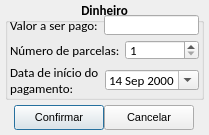
<?xml version="1.0" encoding="UTF-8"?>
<ui version="4.0">
 <class>tela_pagamento_dinheiro</class>
 <widget class="QDialog" name="tela_pagamento_dinheiro">
  <property name="windowModality">
   <enum>Qt::ApplicationModal</enum>
  </property>
  <property name="geometry">
   <rect>
    <x>0</x>
    <y>0</y>
    <width>209</width>
    <height>135</height>
   </rect>
  </property>
  <property name="minimumSize">
   <size>
    <width>209</width>
    <height>135</height>
   </size>
  </property>
  <property name="maximumSize">
   <size>
    <width>209</width>
    <height>135</height>
   </size>
  </property>
  <property name="windowTitle">
   <string>Pagamento</string>
  </property>
  <widget class="QPushButton" name="btn_confirmar">
   <property name="geometry">
    <rect>
     <x>14</x>
     <y>105</y>
     <width>90</width>
     <height>25</height>
    </rect>
   </property>
   <property name="font">
    <font>
     <family>Arial</family>
     <pointsize>8</pointsize>
     <weight>50</weight>
     <bold>false</bold>
    </font>
   </property>
   <property name="styleSheet">
    <string notr="true">background-color: none;</string>
   </property>
   <property name="text">
    <string>Confirmar</string>
   </property>
   <property name="icon">
    <iconset resource="imagens.qrc">
     <normaloff>:/img/img/1345902916_camera_test.png</normaloff>:/img/img/1345902916_camera_test.png</iconset>
   </property>
   <property name="iconSize">
    <size>
     <width>20</width>
     <height>20</height>
    </size>
   </property>
  </widget>
  <widget class="QPushButton" name="btn_cancelar">
   <property name="geometry">
    <rect>
     <x>104</x>
     <y>105</y>
     <width>90</width>
     <height>25</height>
    </rect>
   </property>
   <property name="font">
    <font>
     <family>Arial</family>
     <pointsize>8</pointsize>
     <weight>50</weight>
     <bold>false</bold>
    </font>
   </property>
   <property name="styleSheet">
    <string notr="true">background-color: none;</string>
   </property>
   <property name="text">
    <string>Cancelar</string>
   </property>
   <property name="icon">
    <iconset resource="imagens.qrc">
     <normaloff>:/img/img/1345902747_button_cancel.png</normaloff>:/img/img/1345902747_button_cancel.png</iconset>
   </property>
   <property name="iconSize">
    <size>
     <width>18</width>
     <height>18</height>
    </size>
   </property>
  </widget>
  <widget class="QGroupBox" name="groupBox">
   <property name="geometry">
    <rect>
     <x>5</x>
     <y>0</y>
     <width>199</width>
     <height>100</height>
    </rect>
   </property>
   <property name="font">
    <font>
     <family>Calibri</family>
     <pointsize>10</pointsize>
     <weight>75</weight>
     <bold>true</bold>
    </font>
   </property>
   <property name="title">
    <string>Dinheiro</string>
   </property>
   <property name="alignment">
    <set>Qt::AlignCenter</set>
   </property>
   <widget class="QLabel" name="lb_valor">
    <property name="geometry">
     <rect>
      <x>5</x>
      <y>15</y>
      <width>93</width>
      <height>20</height>
     </rect>
    </property>
    <property name="font">
     <font>
      <weight>50</weight>
      <bold>false</bold>
     </font>
    </property>
    <property name="text">
     <string>Valor a ser pago:</string>
    </property>
   </widget>
   <widget class="QLineEdit" name="le_valor">
    <property name="geometry">
     <rect>
      <x>99</x>
      <y>15</y>
      <width>95</width>
      <height>20</height>
     </rect>
    </property>
    <property name="font">
     <font>
      <weight>50</weight>
      <bold>false</bold>
      <kerning>false</kerning>
     </font>
    </property>
   </widget>
   <widget class="QLabel" name="lb_dia">
    <property name="geometry">
     <rect>
      <x>5</x>
      <y>65</y>
      <width>94</width>
      <height>30</height>
     </rect>
    </property>
    <property name="font">
     <font>
      <weight>50</weight>
      <bold>false</bold>
     </font>
    </property>
    <property name="text">
     <string>Data de início do
pagamento:</string>
    </property>
   </widget>
   <widget class="QLabel" name="lb_numero_parcelas">
    <property name="geometry">
     <rect>
      <x>5</x>
      <y>40</y>
      <width>114</width>
      <height>20</height>
     </rect>
    </property>
    <property name="font">
     <font>
      <weight>50</weight>
      <bold>false</bold>
     </font>
    </property>
    <property name="text">
     <string>Número de parcelas:</string>
    </property>
   </widget>
   <widget class="QSpinBox" name="sb_num_parcelas">
    <property name="geometry">
     <rect>
      <x>120</x>
      <y>40</y>
      <width>74</width>
      <height>20</height>
     </rect>
    </property>
    <property name="font">
     <font>
      <weight>50</weight>
      <bold>false</bold>
      <kerning>false</kerning>
     </font>
    </property>
    <property name="minimum">
     <number>1</number>
    </property>
    <property name="maximum">
     <number>12</number>
    </property>
    <property name="value">
     <number>1</number>
    </property>
   </widget>
   <widget class="QDateEdit" name="data">
    <property name="geometry">
     <rect>
      <x>100</x>
      <y>70</y>
      <width>94</width>
      <height>20</height>
     </rect>
    </property>
    <property name="font">
     <font>
      <weight>50</weight>
      <bold>false</bold>
     </font>
    </property>
    <property name="frame">
     <bool>true</bool>
    </property>
    <property name="alignment">
     <set>Qt::AlignLeading|Qt::AlignLeft|Qt::AlignVCenter</set>
    </property>
    <property name="readOnly">
     <bool>false</bool>
    </property>
    <property name="buttonSymbols">
     <enum>QAbstractSpinBox::UpDownArrows</enum>
    </property>
    <property name="accelerated">
     <bool>false</bool>
    </property>
    <property name="keyboardTracking">
     <bool>true</bool>
    </property>
    <property name="maximumDateTime">
     <datetime>
      <hour>23</hour>
      <minute>59</minute>
      <second>59</second>
      <year>3000</year>
      <month>12</month>
      <day>31</day>
     </datetime>
    </property>
    <property name="minimumDateTime">
     <datetime>
      <hour>0</hour>
      <minute>0</minute>
      <second>0</second>
      <year>2000</year>
      <month>9</month>
      <day>14</day>
     </datetime>
    </property>
    <property name="calendarPopup">
     <bool>true</bool>
    </property>
    <property name="timeSpec">
     <enum>Qt::LocalTime</enum>
    </property>
   </widget>
  </widget>
 </widget>
 <resources>
  <include location="imagens.qrc"/>
 </resources>
 <connections/>
</ui>
